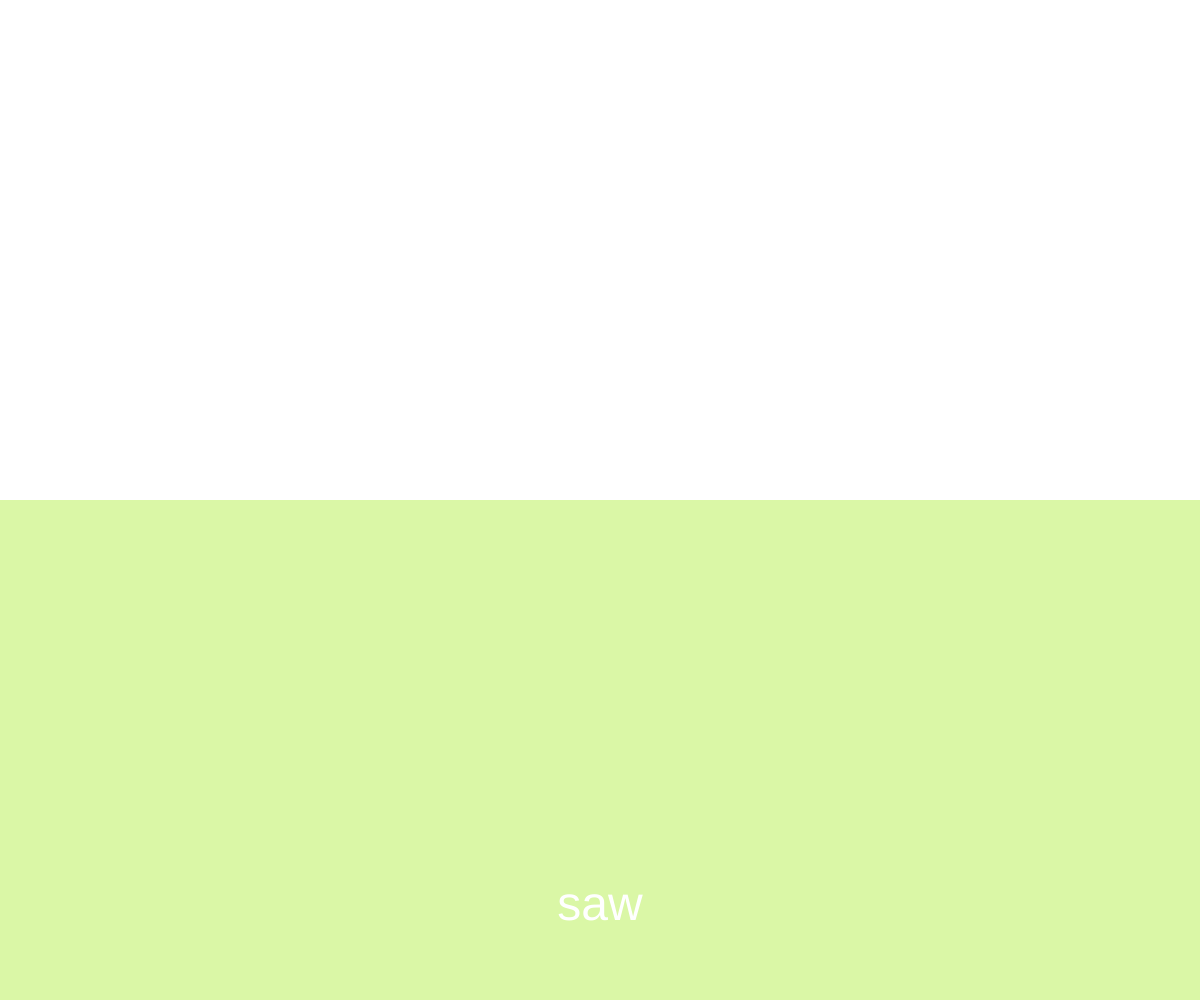
Frame 1 (no input)
Frame 60 (no input): identical to frame 1, image omitted
Frame 120 (the mouse pressed at the canvas centre since frame 60): identical to frame 1, image omitted

The p5.js sketch that drew this single still picture (run headless with seeded random() and noise() and a simulated clock; from frame 60 on, the mouse is pressed at the canvas centre):

// p5.js sketch
// ── sketch.js
let permissionGranted = false;

function setup() {
  createCanvas(windowWidth, windowHeight);
  angleMode(DEGREES)
  textSize(50)
  textAlign(CENTER)
  // DeviceOrientationEvent, DeviceMotionEvent
  if (typeof(DeviceOrientationEvent) !== 'undefined' && typeof(DeviceOrientationEvent.requestPermission) === 'function') {
    // ios 13 device
    
    DeviceOrientationEvent.requestPermission()
      .catch(() => {
        // show permission dialog only the first time
        let button = createButton("click to allow access to sensors");
        button.style("font-size", "24px");
        button.center();
        button.mousePressed( requestAccess );
        throw error;
      })
      .then(() => {
        // on any subsequent visits
        permissionGranted = true;
      })
  } else {
    // non ios 13 device
    textSize(48);
    // text("non ios 13 device", 100, 100);
    permissionGranted = true;
  }
}

function requestAccess() {
  DeviceOrientationEvent.requestPermission()
    .then(response => {
      if (response == 'granted') {
        permissionGranted = true;
      } else {
        permissionGranted = false;
      }
    })
  .catch(console.error);
  
  this.remove();
}

function draw() {
  if (!permissionGranted) return;
  
  background(255)
  

  noStroke()
  if(floor(rotationX)<0){
    push()
    fill(255, 195, 0)
    rect(0,0,width,height/2)
    pop()
    fill(255)
    text("see",width/2,80)
  } else {
    push()
    fill(218, 247, 166)
    rect(0,height/2,width,height/2)
    pop()
    fill(255)
    text("saw",width/2,height-80)
  }

  // text(floor(rotationX),width/2,250)
  
}
